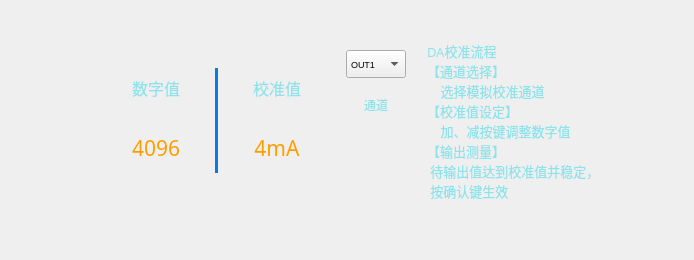
<?xml version="1.0" encoding="UTF-8"?>
<ui version="4.0">
 <class>DaCalibrationWidget</class>
 <widget class="QWidget" name="DaCalibrationWidget">
  <property name="geometry">
   <rect>
    <x>0</x>
    <y>0</y>
    <width>694</width>
    <height>260</height>
   </rect>
  </property>
  <property name="windowTitle">
   <string>Form</string>
  </property>
  <layout class="QVBoxLayout" name="verticalLayout_2">
   <item>
    <layout class="QGridLayout" name="gridLayout_2">
     <item row="0" column="1">
      <spacer name="verticalSpacer">
       <property name="orientation">
        <enum>Qt::Vertical</enum>
       </property>
       <property name="sizeType">
        <enum>QSizePolicy::Maximum</enum>
       </property>
       <property name="sizeHint" stdset="0">
        <size>
         <width>17</width>
         <height>40</height>
        </size>
       </property>
      </spacer>
     </item>
     <item row="2" column="2">
      <spacer name="horizontalSpacer_4">
       <property name="orientation">
        <enum>Qt::Horizontal</enum>
       </property>
       <property name="sizeType">
        <enum>QSizePolicy::Maximum</enum>
       </property>
       <property name="sizeHint" stdset="0">
        <size>
         <width>21</width>
         <height>17</height>
        </size>
       </property>
      </spacer>
     </item>
     <item row="3" column="1">
      <spacer name="verticalSpacer_2">
       <property name="orientation">
        <enum>Qt::Vertical</enum>
       </property>
       <property name="sizeType">
        <enum>QSizePolicy::Maximum</enum>
       </property>
       <property name="sizeHint" stdset="0">
        <size>
         <width>17</width>
         <height>40</height>
        </size>
       </property>
      </spacer>
     </item>
     <item row="2" column="0">
      <spacer name="horizontalSpacer_3">
       <property name="orientation">
        <enum>Qt::Horizontal</enum>
       </property>
       <property name="sizeType">
        <enum>QSizePolicy::Maximum</enum>
       </property>
       <property name="sizeHint" stdset="0">
        <size>
         <width>21</width>
         <height>17</height>
        </size>
       </property>
      </spacer>
     </item>
     <item row="1" column="1">
      <layout class="QHBoxLayout" name="horizontalLayout_4">
       <property name="spacing">
        <number>10</number>
       </property>
       <item>
        <widget class="QWidget" name="widget_right" native="true">
         <property name="minimumSize">
          <size>
           <width>400</width>
           <height>0</height>
          </size>
         </property>
         <property name="maximumSize">
          <size>
           <width>380</width>
           <height>160</height>
          </size>
         </property>
         <layout class="QHBoxLayout" name="horizontalLayout_3">
          <item>
           <layout class="QVBoxLayout" name="verticalLayout_3">
            <item>
             <widget class="QToolButton" name="tbn_value_add">
              <property name="sizePolicy">
               <sizepolicy hsizetype="Maximum" vsizetype="Maximum">
                <horstretch>0</horstretch>
                <verstretch>0</verstretch>
               </sizepolicy>
              </property>
              <property name="minimumSize">
               <size>
                <width>60</width>
                <height>60</height>
               </size>
              </property>
              <property name="font">
               <font>
                <family>微软雅黑</family>
                <pointsize>11</pointsize>
                <weight>50</weight>
                <italic>false</italic>
                <bold>false</bold>
               </font>
              </property>
              <property name="styleSheet">
               <string notr="true">color: rgb(142, 227, 235);
font: 11pt &quot;微软雅黑&quot;;</string>
              </property>
              <property name="text">
               <string/>
              </property>
              <property name="toolButtonStyle">
               <enum>Qt::ToolButtonTextUnderIcon</enum>
              </property>
              <property name="autoRaise">
               <bool>true</bool>
              </property>
             </widget>
            </item>
            <item>
             <widget class="QToolButton" name="tbn_value_sub">
              <property name="sizePolicy">
               <sizepolicy hsizetype="Maximum" vsizetype="Maximum">
                <horstretch>0</horstretch>
                <verstretch>0</verstretch>
               </sizepolicy>
              </property>
              <property name="minimumSize">
               <size>
                <width>60</width>
                <height>60</height>
               </size>
              </property>
              <property name="styleSheet">
               <string notr="true">color: rgb(142, 227, 235);
font: 11pt &quot;微软雅黑&quot;;</string>
              </property>
              <property name="text">
               <string/>
              </property>
              <property name="autoRaise">
               <bool>true</bool>
              </property>
             </widget>
            </item>
           </layout>
          </item>
          <item>
           <widget class="QWidget" name="widget_temp" native="true">
            <property name="sizePolicy">
             <sizepolicy hsizetype="Maximum" vsizetype="Preferred">
              <horstretch>0</horstretch>
              <verstretch>0</verstretch>
             </sizepolicy>
            </property>
            <property name="minimumSize">
             <size>
              <width>245</width>
              <height>0</height>
             </size>
            </property>
            <property name="maximumSize">
             <size>
              <width>225</width>
              <height>220</height>
             </size>
            </property>
            <layout class="QGridLayout" name="gridLayout">
             <item row="1" column="2">
              <widget class="QLabel" name="label_set_value">
               <property name="font">
                <font>
                 <family>楷体</family>
                 <pointsize>16</pointsize>
                </font>
               </property>
               <property name="styleSheet">
                <string notr="true">color: rgb(255, 158, 0);</string>
               </property>
               <property name="text">
                <string>4mA</string>
               </property>
               <property name="alignment">
                <set>Qt::AlignCenter</set>
               </property>
              </widget>
             </item>
             <item row="0" column="0">
              <widget class="QLabel" name="label_2">
               <property name="maximumSize">
                <size>
                 <width>16777215</width>
                 <height>40</height>
                </size>
               </property>
               <property name="font">
                <font>
                 <family>楷体</family>
                 <pointsize>12</pointsize>
                </font>
               </property>
               <property name="styleSheet">
                <string notr="true">color: rgb(142, 227, 235);</string>
               </property>
               <property name="text">
                <string>数字值</string>
               </property>
               <property name="alignment">
                <set>Qt::AlignCenter</set>
               </property>
              </widget>
             </item>
             <item row="0" column="1" rowspan="2">
              <widget class="QLabel" name="label">
               <property name="sizePolicy">
                <sizepolicy hsizetype="Preferred" vsizetype="Expanding">
                 <horstretch>0</horstretch>
                 <verstretch>0</verstretch>
                </sizepolicy>
               </property>
               <property name="minimumSize">
                <size>
                 <width>3</width>
                 <height>0</height>
                </size>
               </property>
               <property name="maximumSize">
                <size>
                 <width>3</width>
                 <height>16777215</height>
                </size>
               </property>
               <property name="styleSheet">
                <string notr="true">background-color: rgb(7, 122, 229);</string>
               </property>
               <property name="text">
                <string/>
               </property>
              </widget>
             </item>
             <item row="0" column="2">
              <widget class="QLabel" name="label_3">
               <property name="maximumSize">
                <size>
                 <width>16777215</width>
                 <height>40</height>
                </size>
               </property>
               <property name="font">
                <font>
                 <family>楷体</family>
                 <pointsize>12</pointsize>
                </font>
               </property>
               <property name="styleSheet">
                <string notr="true">color: rgb(142, 227, 235);</string>
               </property>
               <property name="text">
                <string>校准值</string>
               </property>
               <property name="alignment">
                <set>Qt::AlignCenter</set>
               </property>
              </widget>
             </item>
             <item row="1" column="0">
              <widget class="QLabel" name="label_cur_value">
               <property name="minimumSize">
                <size>
                 <width>0</width>
                 <height>50</height>
                </size>
               </property>
               <property name="maximumSize">
                <size>
                 <width>16777215</width>
                 <height>50</height>
                </size>
               </property>
               <property name="font">
                <font>
                 <family>楷体</family>
                 <pointsize>16</pointsize>
                </font>
               </property>
               <property name="styleSheet">
                <string notr="true">color: rgb(255, 158, 0);</string>
               </property>
               <property name="text">
                <string>4096</string>
               </property>
               <property name="alignment">
                <set>Qt::AlignCenter</set>
               </property>
              </widget>
             </item>
            </layout>
           </widget>
          </item>
          <item>
           <layout class="QVBoxLayout" name="verticalLayout">
            <property name="spacing">
             <number>0</number>
            </property>
            <item>
             <layout class="QVBoxLayout" name="verticalLayout_4">
              <item>
               <widget class="QComboBox" name="comboBox">
                <property name="maximumSize">
                 <size>
                  <width>60</width>
                  <height>28</height>
                 </size>
                </property>
                <property name="font">
                 <font>
                  <pointsize>7</pointsize>
                 </font>
                </property>
                <item>
                 <property name="text">
                  <string>OUT1</string>
                 </property>
                </item>
                <item>
                 <property name="text">
                  <string>OUT2</string>
                 </property>
                </item>
               </widget>
              </item>
              <item>
               <widget class="QLabel" name="label_4">
                <property name="styleSheet">
                 <string notr="true">color: rgb(142, 227, 235);</string>
                </property>
                <property name="text">
                 <string>通道</string>
                </property>
                <property name="alignment">
                 <set>Qt::AlignCenter</set>
                </property>
               </widget>
              </item>
             </layout>
            </item>
            <item>
             <layout class="QVBoxLayout" name="verticalLayout_5">
              <item>
               <widget class="QToolButton" name="tbn_value_ok">
                <property name="sizePolicy">
                 <sizepolicy hsizetype="Maximum" vsizetype="Maximum">
                  <horstretch>0</horstretch>
                  <verstretch>0</verstretch>
                 </sizepolicy>
                </property>
                <property name="minimumSize">
                 <size>
                  <width>60</width>
                  <height>60</height>
                 </size>
                </property>
                <property name="styleSheet">
                 <string notr="true">color: rgb(142, 227, 235);
font: 11pt &quot;微软雅黑&quot;;</string>
                </property>
                <property name="text">
                 <string/>
                </property>
                <property name="autoRaise">
                 <bool>true</bool>
                </property>
               </widget>
              </item>
             </layout>
            </item>
           </layout>
          </item>
         </layout>
        </widget>
       </item>
       <item>
        <widget class="QLabel" name="label_text">
         <property name="minimumSize">
          <size>
           <width>250</width>
           <height>0</height>
          </size>
         </property>
         <property name="maximumSize">
          <size>
           <width>220</width>
           <height>197</height>
          </size>
         </property>
         <property name="font">
          <font>
           <family>Abyssinica SIL</family>
           <pointsize>10</pointsize>
           <weight>50</weight>
           <italic>false</italic>
           <bold>false</bold>
          </font>
         </property>
         <property name="styleSheet">
          <string notr="true">font: 10pt &quot;Abyssinica SIL&quot;;
color: rgb(142, 227, 235);</string>
         </property>
         <property name="text">
          <string>DA校准流程
【通道选择】
    选择模拟校准通道
【校准值设定】
    加、减按键调整数字值
【输出测量】
 待输出值达到校准值并稳定，
 按确认键生效</string>
         </property>
         <property name="textFormat">
          <enum>Qt::PlainText</enum>
         </property>
         <property name="alignment">
          <set>Qt::AlignLeading|Qt::AlignLeft|Qt::AlignVCenter</set>
         </property>
        </widget>
       </item>
      </layout>
     </item>
    </layout>
   </item>
  </layout>
 </widget>
 <resources/>
 <connections/>
</ui>
